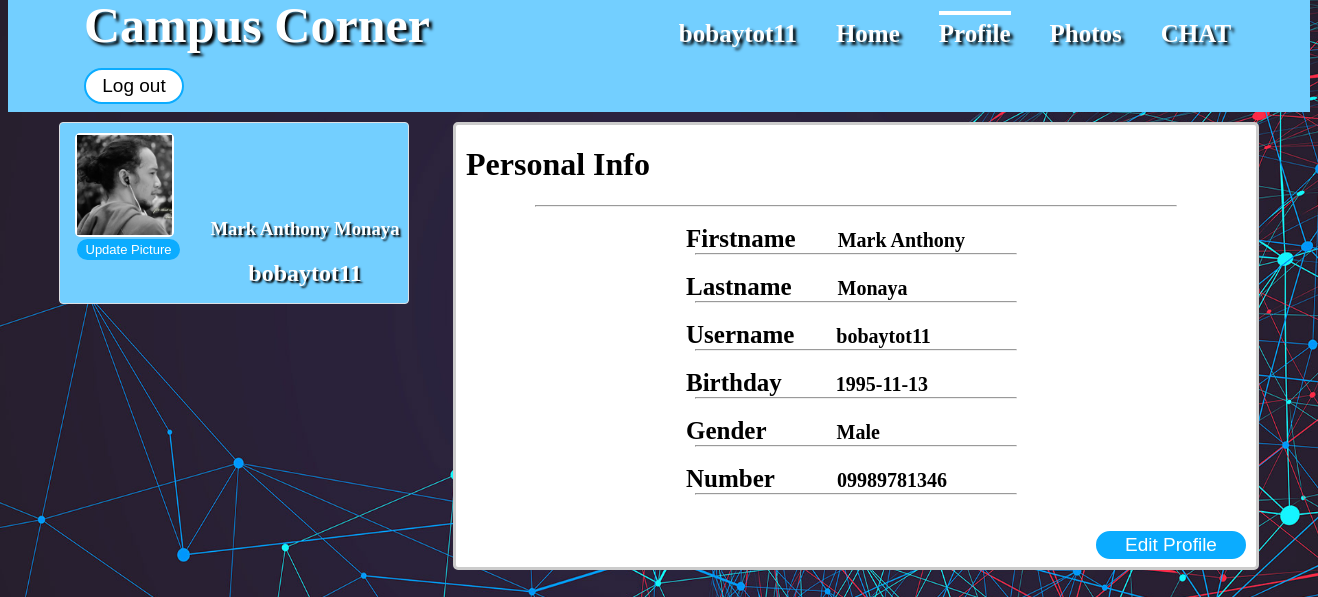
The page /profile.php (signed in) on the database its author committed.
### tables this page shows
CREATE TABLE IF NOT EXISTS `user` (
  `user_id` int(100) NOT NULL AUTO_INCREMENT,
  `firstname` varchar(100) NOT NULL,
  `lastname` varchar(100) NOT NULL,
  `username` varchar(100) NOT NULL,
  `username2` varchar(100) NOT NULL,
  `birthday` varchar(100) NOT NULL,
  `gender` varchar(100) NOT NULL,
  `number` varchar(100) NOT NULL,
  `email` varchar(100) NOT NULL,
  `email2` varchar(100) NOT NULL,
  `password` varchar(100) NOT NULL,
  `password2` varchar(100) NOT NULL,
  `profile_picture` varchar(100) NOT NULL,
  `cover_picture` varchar(100) NOT NULL,
  PRIMARY KEY (`user_id`)
);

### session.php (called while the page is built, shortened)
<?php
include("includes/database.php");
$id = $_SESSION['id'];
$query=mysqli_query ($con,"SELECT * FROM user WHERE user_id ='$id'") or die(mysql_error());
$row=mysqli_fetch_array($query);
$firstname=$row['firstname'];
$lastname=$row['lastname'];
$username=$row['username'];
?>

### profile.php (the view, shortened to what this page needs)
<!DOCTYPE html>
<html>
	<head>
		<link rel="stylesheet" type="text/css" href="css/profile.css">
	</head>
<body>
<?php include ('session.php');?>
	<div id="header">
		<div class="head-view">
			<ul>
				<li><a href="home.php" title="Campus Corner"><b>Campus Corner</b></a></li>
				<li><a href="timeline.php" title="<?php echo $username ?>"><label><?php echo $username ?></label></a></li>
				<li><a href="home.php" title="Home"><label>Home</label></a></li>
				<li><a href="profile.php" title="Profile"><label class="active">Profile</label></a></li>
				<li><a href="photos.php" title="Settings"><label>Photos</label></a></li>
                                <li><a href="chatbot/chatbot.php" title="Chat"><label>CHAT</label></a></li>
				<li><a href="logout.php" title="Log out"><button class="btn-sign-in" value="Log out">Log out</button></a></li>
			</ul>
		</div>
	</div>
	<div id="container">
		<div id="left-nav">
				<div class="clip1">
				<a href="updatephoto.php" title="Change Profile Picture"><img src="<?php echo $row['profile_picture'] ?>"><button>Update Picture</button></a>
				</div>
				<div class="user-details">
					<h3><?php echo $firstname ?>&nbsp;<?php echo $lastname ?></h3>
					<h2><?php echo $username ?></h2>
				</div>
		</div>
		<div id="right-nav">
			<h1>Personal Info</h1>
			<hr />
			<br />
			<?php
			include('includes/database.php');
			$result=mysqli_query($con,"SELECT * FROM user where user_id='$id' ");
			while($test = mysqli_fetch_array($result))
			{
				$id = $test['user_id'];
				echo " <div class='info-user'>";
				echo " <div>";
				echo " <label>Firstname</label>&nbsp;&nbsp;&nbsp;<b>".$test['firstname']."</b>";
				echo "</div> ";
				echo "<hr /> ";
				echo "<br /> ";
				echo " <div>";
				echo " <label>Lastname</label>&nbsp;&nbsp;&nbsp;&nbsp;<b>".$test['lastname']."</b>";
				echo "</div> ";
				echo "<hr /> ";
				echo "<br /> ";
				echo " <div>";
				echo " <label>Username</label>&nbsp;&nbsp;&nbsp;<b>".$test['username']."</b>";
				echo "</div> ";
				echo "<hr /> ";
				echo "<br /> ";
				echo " <div>";
				echo " <label>Birthday</label>&nbsp;&nbsp;&nbsp;&nbsp;&nbsp;&nbsp;<b>".$test['birthday']."</b>";
				echo "</div> ";
				echo "<hr /> ";
				echo "<br /> ";
				echo " <div>";
				echo " <label>Gender</label>&nbsp;&nbsp;&nbsp;&nbsp;&nbsp;&nbsp;&nbsp;&nbsp;&nbsp;&nbsp;<b>".$test['gender']."</b>";
				echo "</div> ";
				echo "<hr /> ";
				echo "<br /> ";
				echo " <div>";
				echo " <label>Number</label>&nbsp;&nbsp;&nbsp;&nbsp;&nbsp;&nbsp;&nbsp;&nbsp;<b>".$test['number']."</b>";
				echo "</div> ";
				echo "<hr /> ";
				echo "<br /> ";
				echo "</div> ";
				echo "<br /> ";
				echo " <div class='edit-info'>";
				echo " <a href ='edit_profile.php?user_id=$id'><button>Edit Profile</button></a>";
				echo "</div> ";
				echo "<br /> ";
				echo "<br /> ";
			}
			?>
		</div>
		</div>
</body>
</html>

### css/profile.css (style rules this page uses)
body { background-image: url('../image/b.png'); background-attachment: fixed; background-size: 100% 100%; }
#header { background-color:#73cfff; width:100%; margin-top:-8px; }
.head-view { margin:auto; width:1300px; line-height:50px; }
.head-view label { color:#ffffff; font-size:25px; font-weight:bold; text-shadow:3px 3px 3px #000000; }
.head-view ul { width: 1200px; margin: auto; }
.head-view li { display: inline; color: #fff; margin: 0px 30px 0px 5px; }
.head-view li a { text-decoration:none; }
.active { padding: 5px 0px 5px 0px; border-top: 4px solid #fff; }
.head-view b { color:#ffffff; text-shadow:3px 3px 3px #000000; font-size:50px; }
.btn-sign-in { color:#000000; font-size:19px; width:100px; line-height:30px; background-color:#ffffff; border:2px solid #0bacff; border-radius:100px; -webkit-border-radius:100px; -moz-border-radius:100px; -o-border-radius:100px; }
#container { width:1200px; margin:auto; }
#left-nav { width: 348px; height:180px; float:left; border: 1px solid #dfe0e4; background-color: #73cfff; -webkit-border-radius: 4px; -moz-border-radius: 4px; border-radius: 4px; margin-top:10px; }
.clip1 { margin-top: 10px; margin-left: 15px; position: relative; width: 95px; height: 100px; border: solid 2px #fff; -webkit-border-radius: 5px; -moz-border-radius: 5px; border-radius: 5px; }
.clip1 img { width: 95px; height: 100px; margin: auto; left: -15px; }
.user-details { width:240px; margin: -40px 0 0 125px; font-size: 16px; line-height: 25px; text-align: center; }
.user-details h3, h2 { color:#ffffff; text-shadow:2px 2px 2px #000000; }
#right-nav { float:right; width:800px; background-color:#ffffff; -webkit-border-radius: 5px; -moz-border-radius: 5px; border-radius: 5px; border:3px solid #CCCCCC; margin-top:10px; }
.info-user { width:400px; margin:auto; }
.edit-info { float:right; margin-right:10px; }
#right-nav button { float:right; color:#ffffff; font-size:19px; width:150px; background-color:#0bacff; border:2px solid #0bacff; border-radius:100px; -webkit-border-radius:100px; -moz-border-radius:100px; -o-border-radius:100px; }
#right-nav hr { width:80%; margin:auto; }
#left-nav button { color:#ffffff; font-size:13px; width:103px; background-color:#0bacff; border:2px solid #0bacff; border-radius:100px; -webkit-border-radius:100px; -moz-border-radius:100px; -o-border-radius:100px; }
#right-nav label { color:#000000; font-size:25px; font-weight:bold; margin-left:30px; }
#right-nav b { color:#000000; font-size:20px; margin-left:30px; }
#right-nav h1 { text-indent:10px; }
img { height: 150px; width: 180px; }

### rows shown on the page
user: username "bobaytot11", profile_picture (picture), firstname "Mark Anthony", lastname "Monaya", birthday "1995-11-13", gender "Male", number "09989781346"
